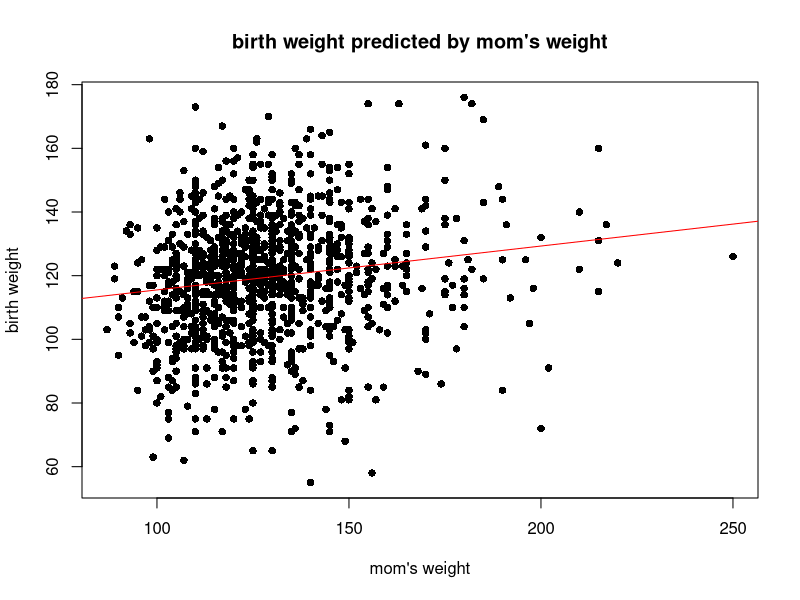
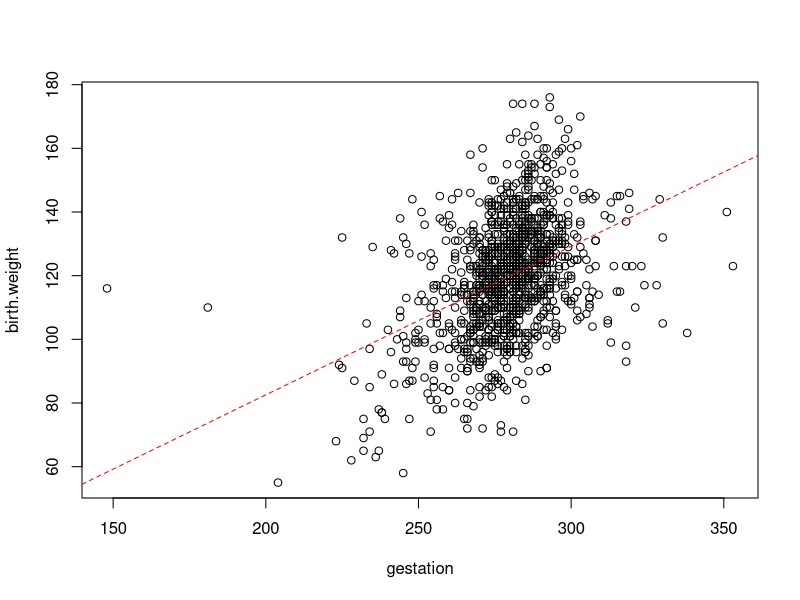
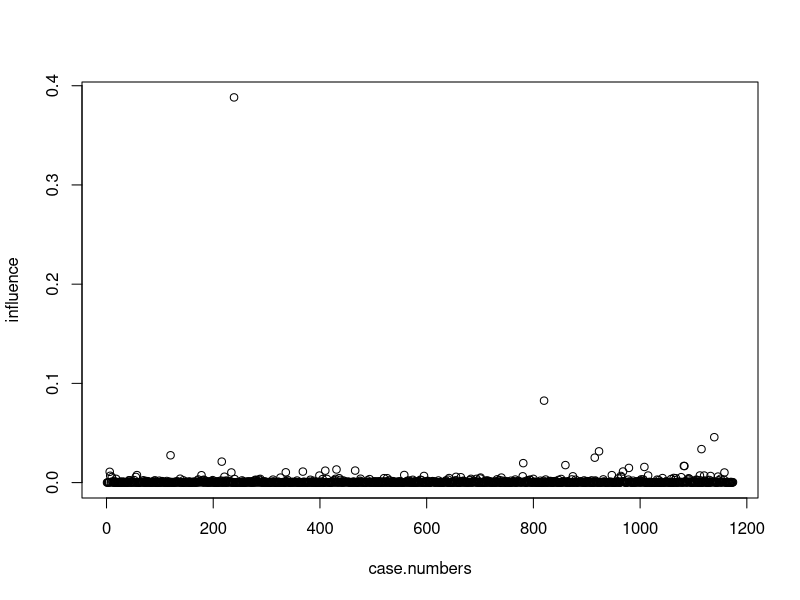
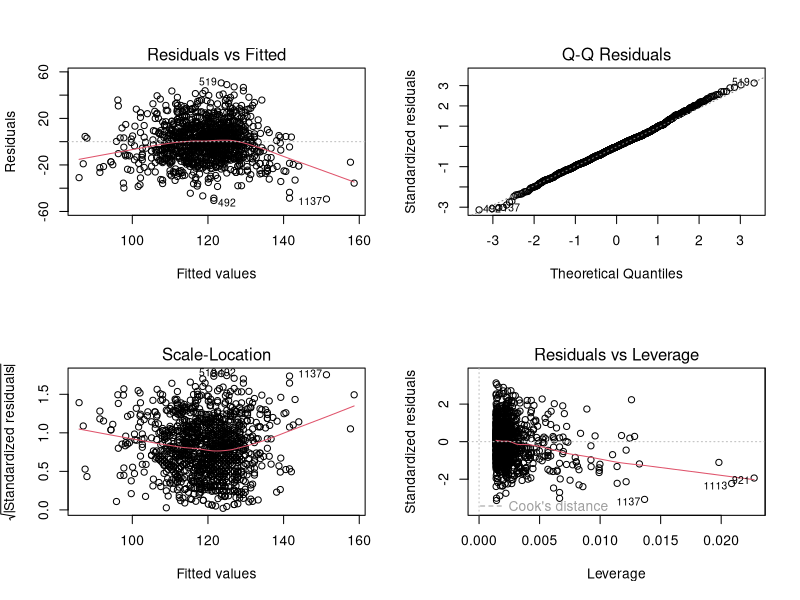

Here is the R script that generated these plots, in order:
# read the given table data and attach it
babies.data <- read.table('babies.data', header = TRUE)

# the attach function makes it easier to call all variables available in our data set by their name
attach(babies.data)

# using the dim command to see how many observations and variables are available in the data set.
# dim() = returns the lengths of the row.names attribute of x and of x 
#        (as the numbers of rows and columns respectively).
dim(babies.data)

# can check the beginning and end of the data
head(babies.data)
tail(babies.data)
View(babies.data)

# now we are fitting 2 models
# model 1 (fit0) -> this with only th eintercept term (known as 'null model')
# model 2 (fit1) -> this one with variable 'mom.weight' as predictor
# the model 2 is to see if the weight of the mother can be used as a predictor for babies weight.

fit0 <- lm(birth.weight ~ 1)
fit1 <- lm(birth.weight ~ mom.weight)

summary(fit0)
summary(fit1)

# we can plot and visualise the fitted model 'fit1'
# type = 'p' specifies scatter plot
# pch = 16 specifies to plot solid points (black solid in this case)
# main is the heading of plot, others are self-explanatory
plot(mom.weight, birth.weight, type = 'p', col = 'black' , pch = 16,
     main = "birth weight predicted by mom's weight", 
     xlab = "mom's weight", ylab = "birth weight")

# this abline() command is used to add a line to the plot and as fit1 in a regression model,
# this gives the best fit line
abline(fit1, col='red')

# coefficient estimate seems to be highly significant, we can see through r^2 in summary(fit1)
# that it is a very weak linear relationship. As this is a simple linear regression model,
# the r^2 value is simply square of correlation coefficients.

# this command is to see how all variables correlate with 'birth.weight'
cor(babies.data, birth.weight)

# by seeing the output below, we can see that b/w birth.weight & mom.weight, cor is 0.1559.
# ( and r^2  = 0.1559 x 0.1559 = 0.0243, which we got in summary(fit1) output).
# by the output, we can see 'gestation' has the strongest linear relationship with birth.weight


# now we make another model (fit2), with gestation as the predictor
fit2 <- lm(birth.weight ~ gestation)
summary(fit2)

# the plot function to plot and see like the one above
plot(gestation, birth.weight)
abline(fit2, lty = 2, col = "red")

# here we are making cook's distance plot which is a way to find outcomes that may distort
# results because they are outliers
case.numbers <- 1:length(gestation)
influence <- cooks.distance(fit2)
plot(case.numbers, influence)

# identify() command makes the plot clickable and get the point number for the outliers
# we run this on the scatter plots
identify( gestation, birth.weight)

# now trimming the data by removing these
trim.data <- babies.data[c(-239, -820),]
detach(babies.data)
attach(trim.data)

dim(trim.data)
fit2 <- lm(birth.weight ~ gestation)
summary(fit2)
# the results got a little better

# next model with multiple regression models
fit3 <- lm(birth.weight ~ gestation + mom.smokes)

par(mfrow = c(2,2))
plot(fit3)
dev.off()


